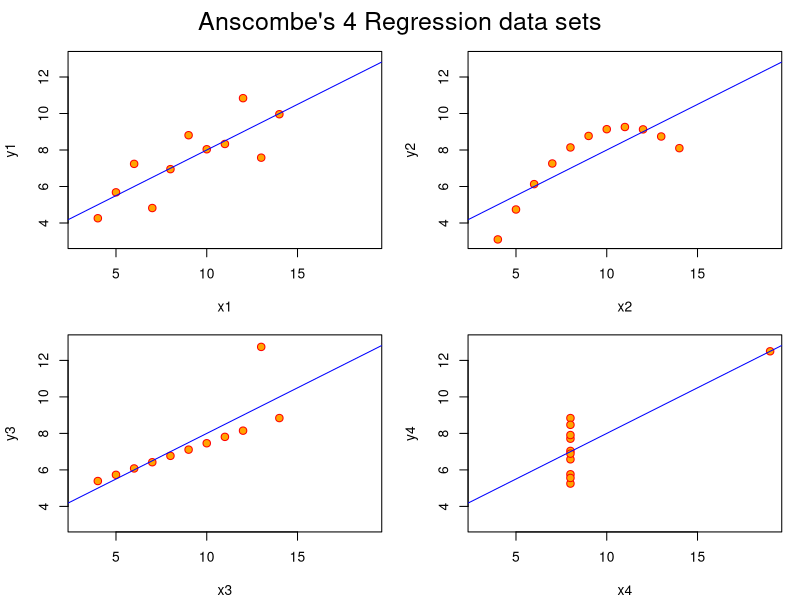
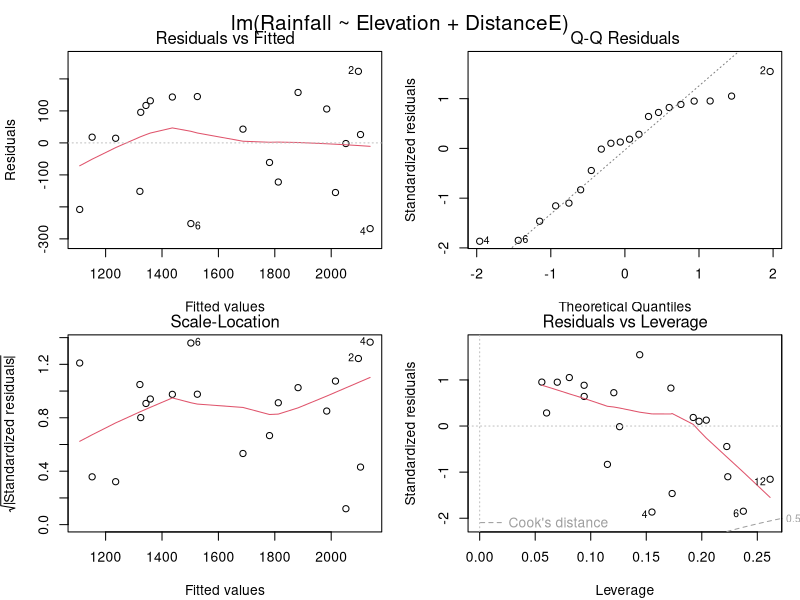
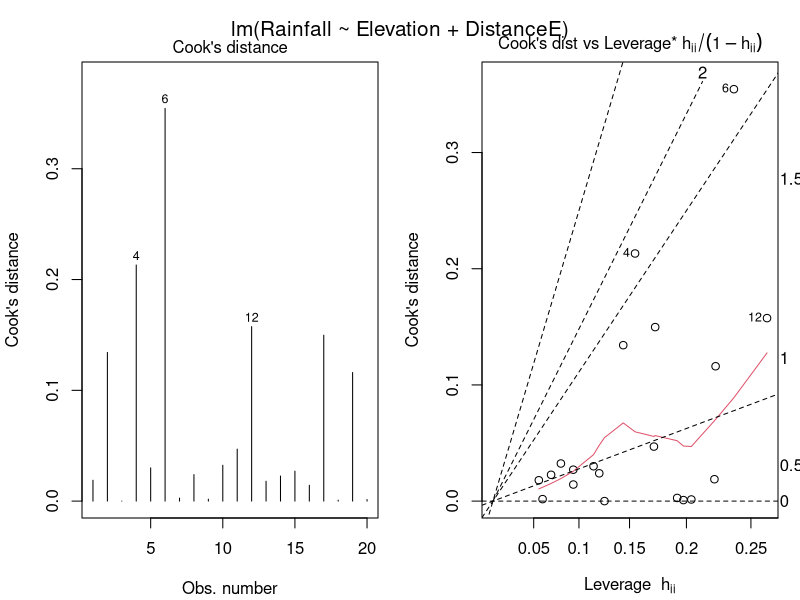
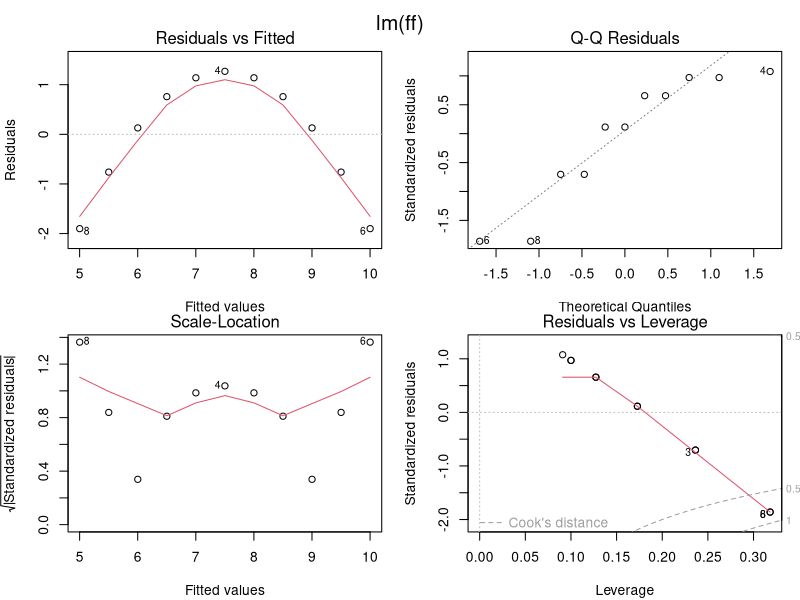
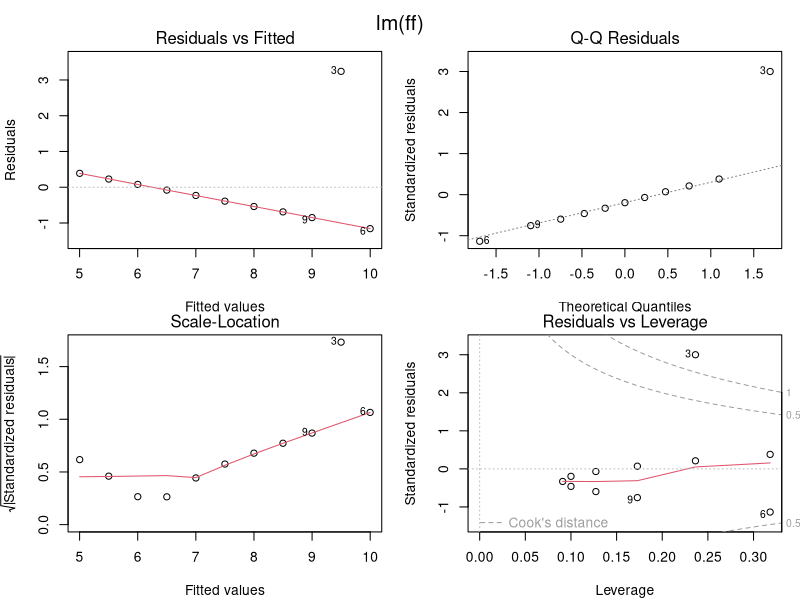
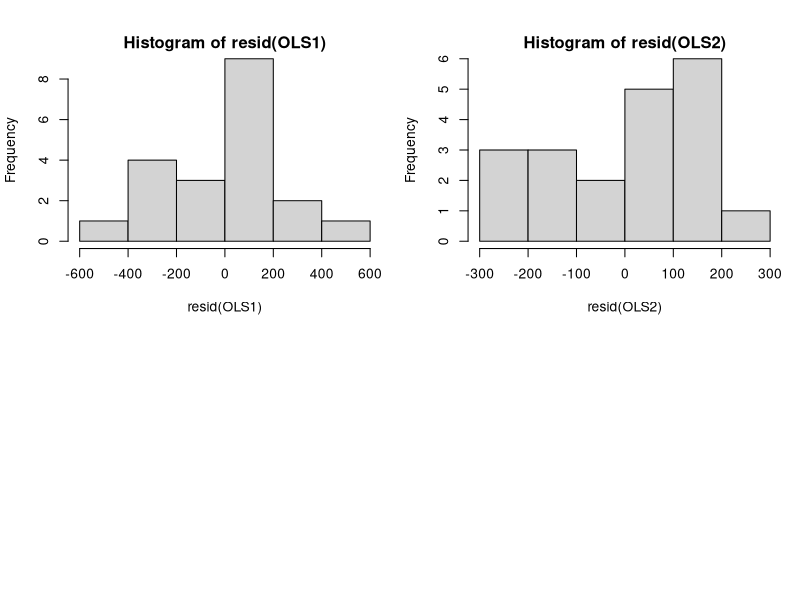

These charts were generated, in order, by the following R code:
## ---- chunk 1
anscombe
## ---- chunk 2
sapply(anscombe, mean)
sapply(anscombe, var)
## ---- chunk 3
# code from R help
ff <- y ~ x
mods <- setNames(as.list(1:4), paste0("lm", 1:4))
for (i in 1:4) {
    ff[2:3] <- lapply(paste0(c("y", "x"), i), as.name)
    mods[[i]] <- lmi <- lm(ff, data = anscombe)
    print(summary(lmi))
}
## ---- chunk 4
# code from R help
op <- par(mfrow = c(2, 2), mar = 0.1 + c(4, 4, 1, 1), oma = c(0, 0, 2, 0))
for (i in 1:4) {
    ff[2:3] <- lapply(paste0(c("y", "x"), i), as.name)
    plot(ff, data = anscombe, col = "red", pch = 21, bg = "orange", cex = 1.2, 
        xlim = c(3, 19), ylim = c(3, 13))
    abline(mods[[i]], col = "blue")
}
mtext("Anscombe's 4 Regression data sets", outer = TRUE, cex = 1.5)
## ---- chunk 5
RainScotland<-read.csv("data/Ferguson/RainScotland.csv")
OLS1<-lm(Rainfall~Elevation,data=RainScotland)
OLS2<-lm(Rainfall~Elevation+DistanceE,data=RainScotland)
summary(OLS2)
## ---- chunk 6
par(mfrow=c(2,2))
plot(OLS2)
#same as
#plot(OLS2, which=c(1,2,3,5))
## ---- chunk 7
par(mfrow=c(1,2))
plot(OLS2, which=c(4,6))
## ---- chunk 8
par(mfrow=c(2,2))
plot(mods$lm2)
par(mfrow=c(2,2))
plot(mods$lm3)
## ---- chunk 9
summary(OLS1)
summary(OLS2)
## ---- chunk 10
hist(resid(OLS1))
hist(resid(OLS2))
## ---- chunk 11
lmtest::bptest(OLS1)
lmtest::bptest(OLS2)
